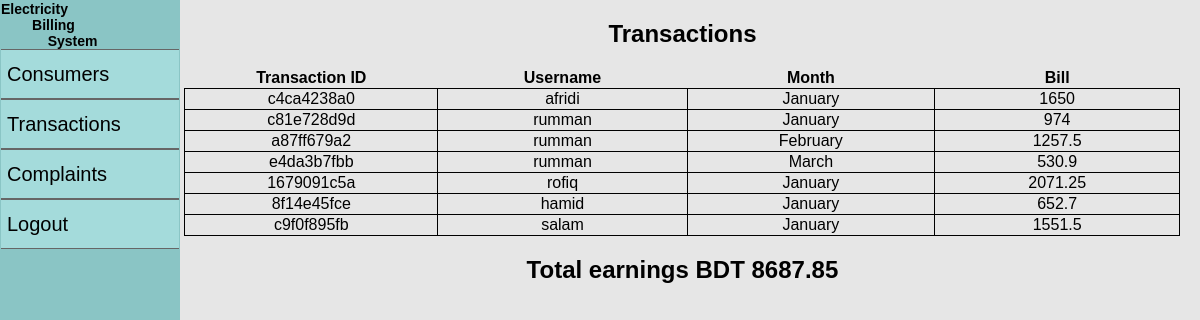
The app's page /transactions.php (signed in) with its own data.
### tables this page shows
CREATE TABLE `transactions` (
  `id` int(11) NOT NULL,
  `userId` int(11) NOT NULL,
  `month` varchar(20) NOT NULL,
  `bill` float NOT NULL
);

CREATE TABLE `users` (
  `id` int(11) NOT NULL,
  `username` varchar(20) NOT NULL,
  `password` varchar(20) NOT NULL,
  `type` int(11) NOT NULL
);

### transactions.php (the view, shortened to what this page needs)
<?php
include_once 'config/connection.config.php';
?>
<!DOCTYPE html>
<html lang="en">
<head>
    <link rel="stylesheet" href="styles/style.css">
</head>
<body>
    <div class="nav">
    <a href="index.php">
    <h2 class="home">Electricity</br>&nbsp;&nbsp;&nbsp;&nbsp;&nbsp;&nbsp;&nbsp;&nbsp;Billing</br>&nbsp;&nbsp;&nbsp;&nbsp;&nbsp;&nbsp;&nbsp;&nbsp;&nbsp;&nbsp;&nbsp;&nbsp;System</h2>
        </a>
    <nav>
        <?php if($_SESSION['userType']==4){ ?>
            <a href="consumers.php"><button class="navbtn">Consumers</button></a></br>
            <a href="transactions.php"><button class="navbtn">Transactions</button></a></br>
            <a href="complaints.php"><button class="navbtn">Complaints</button></a></br>
        <?php } ?>
        <a href="includes/logout.include.php"><button class="navbtn">Logout</button></a></br>
    </nav>
    </div>
    <div class="container">
        <h2>Transactions</h2>
        <table class="list">
        <tr>
            <th>Transaction ID</th>
            <th>Username</th>
            <th>Month</th>
            <th>Bill</th>
        </tr>
        <?php
        $select=mysqli_query($conn, "SELECT * FROM transactions");
        if (mysqli_num_rows($select)) {
            while ($singleTrx=mysqli_fetch_assoc($select)) {
                $id=substr(md5($singleTrx['id']), 0, 10);
                $userId=$singleTrx['userId'];
                $month=$singleTrx['month'];
                $bill=$singleTrx['bill'];
                $select2=mysqli_query($conn, "SELECT * FROM users WHERE id='$userId'");
                if (mysqli_num_rows($select2)) {
                    $singleUser=mysqli_fetch_assoc($select2);
                    $username=$singleUser['username'];
                } ?>
                <tr>
                    <td><?php echo $id; ?></td>
                    <td><?php echo $username; ?></td>
                    <td><?php echo $month; ?></td>
                    <td><?php echo $bill; ?></td>
                </tr>
        <?php    }
        }
        ?>
    </table>
    <?php
    $sum=mysqli_query($conn, "SELECT SUM(bill) AS total FROM transactions");
    if (mysqli_num_rows($sum)) {
        $total=mysqli_fetch_assoc($sum); ?>
        <h2>Total earnings BDT <?php echo round($total['total'], 2); ?></h2>
    <?php }
    ?>
    </div>
</body>
</html>

### styles/style.css (style rules this page uses)
* { box-sizing: border-box; }
body,html { margin: 0; height: 100%; background-color: rgb(230, 230, 230); font-family: 'Trebuchet MS', sans-serif; }
.navbtn { margin: auto; border: 1px solid rgb(102, 102, 102); border-left: 0; border-right: 0; font-size: 20px; width: 100%; height: 50px; text-align: left; background-color: rgb(164, 219, 219); cursor: pointer; }
.container { width: 83%; display: inline-block; text-align: center; vertical-align: top; }
.nav { border: 1px solid rgb(138, 197, 197); width: 15%; min-height: 100vh; background-color: rgb(138, 197, 197); display: inline-block; }
table { border-collapse: collapse; margin: auto; }
table tr td,th { border: 1px solid black; width: 300px; align-items: center; }
.form tr td,th { border: 0; width: 100px; align-items: center; }
a { text-decoration: none; color: #000; }
.home { padding: 0; margin: 0; }
@media only screen and (max-width: 1300px) { .home { font-size: 18px; } }
@media only screen and (max-width: 1200px) { .home { font-size: 14px; } }

### records on screen
transactions: id "c4ca4238a0", userId.username "afridi", month "January", bill "1650"
transactions: id "c81e728d9d", userId.username "rumman", month "January", bill "974"
transactions: id "a87ff679a2", userId.username "rumman", month "February", bill "1257.5"
transactions: id "e4da3b7fbb", userId.username "rumman", month "March", bill "530.9"
transactions: id "1679091c5a", userId.username "rofiq", month "January", bill "2071.25"
transactions: id "8f14e45fce", userId.username "hamid", month "January", bill "652.7"
transactions: id "c9f0f895fb", userId.username "salam", month "January", bill "1551.5"

### other values on screen
$total['total'] "8687.85"
